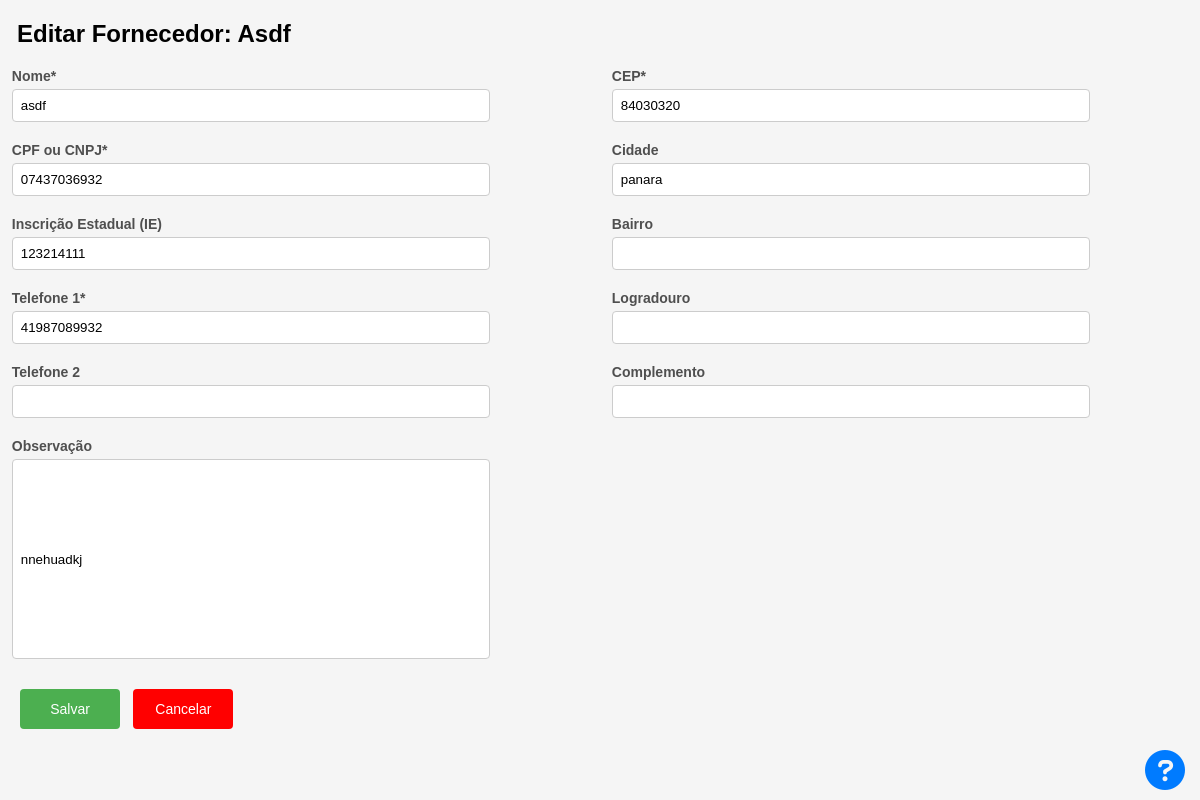
The page /editar_fornecedor/1 (signed in) on the database its author committed.
### usuarios/models.py (models this page shows, shortened)
class Fornecedor(models.Model):
    nome = models.CharField(max_length=50, unique=True)
    cidade = models.CharField(max_length=50, null=True)
    bairro = models.CharField(max_length=50, null=True)
    logradouro = models.CharField(max_length=50, null=True)
    CEP = models.CharField(max_length=15, validators=[validate_cep])
    complemento = models.CharField(max_length=150, null=True)
    cpf_cnpj = models.CharField(max_length=20, unique=True, validators=[validate_cpf_cnpj])
    fone_1 = models.CharField(max_length=20, validators=[validate_fone])
    fone_2 = models.CharField(max_length=20, validators=[validate_fone])
    ie = models.CharField(max_length=9, null=True, validators=[validate_ie])
    observacao = models.CharField(max_length=200, null=True)
    data_cadastro = models.DateTimeField(default=timezone.now)
    class Meta:
        db_table = "fornecedor"

### usuarios/decorators.py (the view)
        def wrapper_func(request, *args, **kwargs):
            group = None
            if request.user.groups.exists():
                group = request.user.groups.all()[0].name
            if group in allowed_roles:
                return view_func(request, *args, **kwargs)
            else:
                return HttpResponseRedirect(reverse('error_page'))

### usuarios/forms.py
class FornecedorForms(forms.ModelForm):
    cidade = forms.CharField(required=False)
    bairro = forms.CharField(required=False)
    logradouro = forms.CharField(required=False)
    complemento = forms.CharField(required=False)
    fone_2 = forms.CharField(required=False)
    ie = forms.CharField(required=False)
    observacao = forms.CharField(required=False)
    class Meta:
        model = Fornecedor
        fields = ['nome', 'cidade', 'id', 'bairro', 'logradouro', 'CEP', 'complemento',
                  'cpf_cnpj', 'fone_1', 'fone_2', 'ie', 'observacao']

### usuarios/scripts.py (called while the page is built)
def get_user_group(request):
    return request.user.groups.all()[0].name

### usuarios/views.py (called while the page is built)
@login_required
@allowed_users(allowed_roles=['Administrador', 'Editor'])
def editar_fornecedor(request, pk):
    fornecedor = get_object_or_404(Fornecedor, id=pk)
    if request.method == 'POST':
        if "cancel" in request.POST:
            return redirect('fornecedor')
        form = FornecedorForms(request.POST, instance=fornecedor)
        if form.is_valid():
            form.save()
            return redirect('fornecedor')  # Redireciona para a página de fornecedor
    else:
        form = FornecedorForms(instance=fornecedor)
    context = {
        'form': form,
        'fornecedor': fornecedor,
        'user_group': get_user_group(request)
    }
    return render(request, 'fornecedor/editar.html', context)

### usuarios/templates/fornecedor/editar.html (shortened to what this page needs)
{% extends 'base.html' %}
{% load static %}
{% block content %}
<html lang="pt-br">
<head>
    <link rel="stylesheet" href="{% static 'css/cadastro_fornecedor.css' %}">
</head>
<h1>Editar Fornecedor: {{ fornecedor.nome }}</h1>
<form method="post">
    <div class="form-columns">
            <div class="form-column">
                <div class="field">
                    <label for="{{ form.nome.id_for_label }}">Nome<span class="required-label">*</span></label>
                    {{ form.nome }}
                </div>
                <div class="field">
                    <label for="{{ form.cpf_cnpj.id_for_label }}">CPF ou CNPJ<span class="required-label">*</span></label>
                    {{ form.cpf_cnpj }}
                </div>
                <div class="field">
                    <label for="{{ form.ie.id_for_label }}">Inscrição Estadual (IE)</label>
                    {{ form.ie }}
                </div>
                <div class="field">
                    <label for="{{ form.fone_1.id_for_label }}">Telefone 1<span class="required-label">*</span></label>
                    {{ form.fone_1 }}
                </div>
                <div class="field">
                    <label for="{{ form.fone_2.id_for_label }}">Telefone 2</label>
                    {{ form.fone_2 }}
                </div>
                <div class="field descricao">
                    <label for="{{ form.observacao.id_for_label }}">Observação</label>
                    {{ form.observacao }}
                </div>
            </div>
            <div class="form-column">
                <div class="field">
                    <label for="{{ form.CEP.id_for_label }}">CEP<span class="required-label">*</span></label>
                    {{ form.CEP }}
                </div>
                <div class="field">
                    <label for="{{ form.cidade.id_for_label }}">Cidade</label>
                    {{ form.cidade }}
                </div>
                <div class="field">
                    <label for="{{ form.bairro.id_for_label }}">Bairro</label>
                    {{ form.bairro }}
                </div>
                <div class="field">
                    <label for="{{ form.logradouro.id_for_label }}">Logradouro</label>
                    {{ form.logradouro }}
                </div>
                <div class="field">
                    <label class="observacao" for="{{ form.complemento.id_for_label }}">Complemento</label>
                    {{ form.complemento }}
                </div>
            </div>
        </div>
            {% include "utils/salvar_cancelar_botoes.html" %}
            {% with duvidas_link='https://calconc.readthedocs.io/pt/latest/files/fornecedor/editar.html' %}
                {% include "utils/duvidas.html" %}
            {% endwith %}
</form>
{% endblock %}

### usuarios/static/css/cadastro_fornecedor.css (style rules this page uses)
* { margin: 0; padding: 0; color: inherit; }
body { font-family: arial, helvetica, sans-serif; font-size: 12px; background: #F5F5F5; }
h1 { margin-left:17px; margin-top: 20px; text-transform: capitalize; margin-bottom: 20px; font-size: 24px; }
.form-columns { display: flex; justify-content: space-between; }
.form-column { flex: 1; margin-right: 10px; }
.field.descricao input { height: 200px; }
.field { margin-left: 2%; margin-bottom: 20px; width: 90%; }
.field label { color: #4F4F4F; font-size: 14px; margin-bottom: 5px; display: block; font-weight: bold; }
.field input, .field select { width: 90%; padding: 8px; border: 1px solid #ccc; border-radius: 4px; }

### rows shown on the page
Fornecedor: nome "Asdf", nome "asdf", cpf_cnpj "07437036932", ie "123214111", fone_1 "41987089932", observacao "nnehuadkj", CEP "84030320", cidade "panara"
